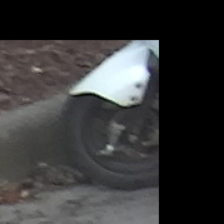
#> input picture data/train_2k/color/000003_002_00000119_2_8.png, 224 x 224 px; its folder holds only this picture in this run
$ python clean.py
#> lines starting #> are read from the running program, lines starting #| are printed output that depends on the picture; after the words box and inside, x2 and y2 are one past the last pixel; in counts of white or black regions, pixels touching at a corner belong together
import cv2
import numpy as np
import os
from pathlib import Path

# ---------------------- 配置参数（已帮你填好路径） ----------------------
# 你的train_2k绝对路径（Windows格式）
DATA_ROOT = Path(r"/data/train_2k")
# color模态文件夹路径
MODAL_FOLDER = DATA_ROOT / "color"
# 噪声判断阈值（可根据实际调整，越小越严格）
NOISE_THRESHOLD = 1000
# 输出噪声文件名的txt路径（生成在脚本同目录）
OUTPUT_TXT = Path("ll.txt")


# ------------------------------------------------------------------------

def is_noise_image(image_path):
    """通过Canny边缘检测判断是否为噪声图（模糊/纯色/读取失败的图）"""
    # 读取图像（解决中文路径/特殊字符问题）
    img = cv2.imdecode(np.fromfile(str(image_path), dtype=np.uint8), cv2.IMREAD_COLOR)
#> img is the input picture: shape (224, 224, 3); mean B, G, R 54.4, 54.1, 54.2
    if img is None:
        return True  # 读取失败的图直接判定为噪声

    # 转灰度图
    gray = cv2.cvtColor(img, cv2.COLOR_BGR2GRAY)
    # Canny边缘检测（提取图像边缘）
    edges = cv2.Canny(gray, threshold1=100, threshold2=200)
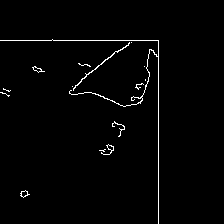
#> edges: shape (224, 224); 1.6% white in thin lines or dots, all inside (x1, y1, x2, y2) = (0, 39, 159, 224)
    # 计算边缘像素总和（值越小，图像越模糊）
    edge_sum = np.sum(edges)
#> edge_sum = 209865

    # 边缘总和小于阈值 → 判定为噪声
    return edge_sum < NOISE_THRESHOLD


def detect_noise_files():
    # 1. 验证路径是否存在
    if not DATA_ROOT.exists():
        print(f"❌ 错误：train_2k路径不存在 → {DATA_ROOT}")
        return
    if not MODAL_FOLDER.exists():
        print(f"❌ 错误：color文件夹不存在 → {MODAL_FOLDER}")
        return

    # 2. 统计color文件夹里的图片数量（匹配png/jpg/jpeg格式）
    img_files = list(MODAL_FOLDER.glob("*.png")) + list(MODAL_FOLDER.glob("*.jpg")) + list(MODAL_FOLDER.glob("*.jpeg"))
    print(f"✅ 成功找到color文件夹，共扫描到 {len(img_files)} 张图片")
    if len(img_files) == 0:
        print("❌ 警告：color文件夹里没有图片！")
        return

    # 3. 检测噪声图
    noise_filenames = []
    for img_file in img_files:
        if is_noise_image(img_file):
            noise_filenames.append(img_file.name)
            print(f"检测到噪声图：{img_file.name}")

    # 4. 写入ll.txt（解决中文文件名乱码问题）
    with open(OUTPUT_TXT, "w", encoding="utf-8") as f:
        for fname in noise_filenames:
            f.write(f"{fname}\n")

    print(f"\n✅ 完成！共检测到 {len(noise_filenames)} 个噪声图，已写入 {OUTPUT_TXT}")


if __name__ == "__main__":
    detect_noise_files()

$ run again, on data/train_2k/color/000004_015_00000082_1_2.png
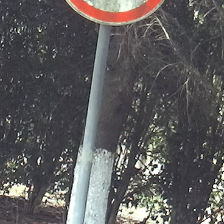
#> input picture data/train_2k/color/000004_015_00000082_1_2.png, 224 x 224 px
#> in is_noise_image, img is the input picture: shape (224, 224, 3); mean B, G, R 90.7, 90.3, 91.7
#> in is_noise_image, `gray = cv2.cvtColor(img, cv2.COLOR_BGR2GRAY)`:
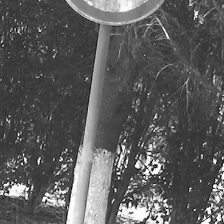
#> gray: shape (224, 224); min 1, max 255, mean 90.7
#> in is_noise_image, `edges = cv2.Canny(gray, threshold1=100, threshold2=200)`:
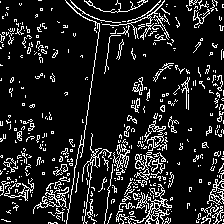
#> edges: shape (224, 224); 12.9% white in thin lines or dots
#> edge_sum = 1655715
